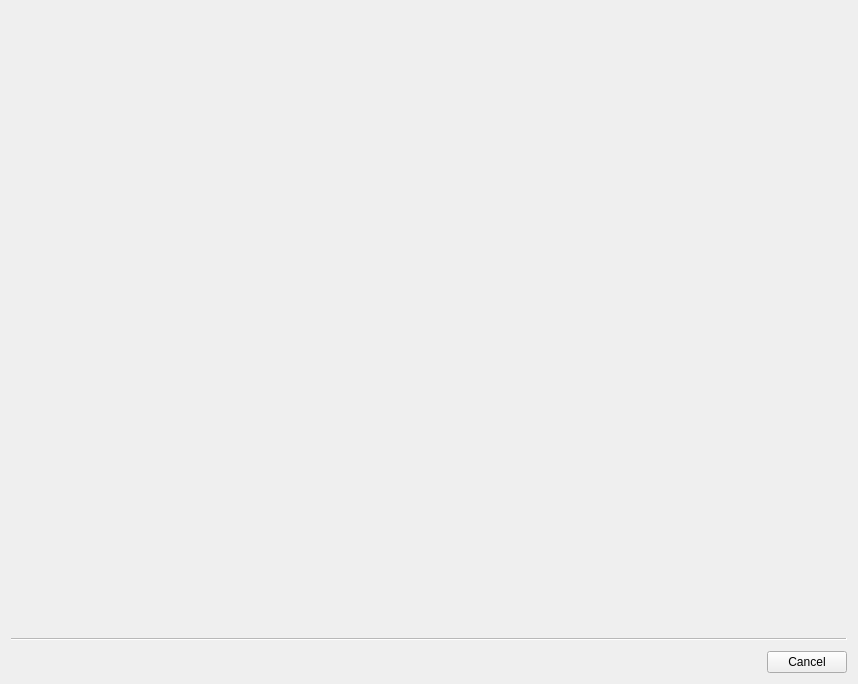
<?xml version="1.0" encoding="UTF-8"?>
<ui version="4.0">
 <class>FuelNameWizard</class>
 <widget class="QWizard" name="FuelNameWizard">
  <property name="geometry">
   <rect>
    <x>0</x>
    <y>0</y>
    <width>858</width>
    <height>684</height>
   </rect>
  </property>
  <property name="windowTitle">
   <string>Wizard</string>
  </property>
  <property name="options">
   <set>QWizard::NoBackButtonOnStartPage</set>
  </property>
 </widget>
 <resources/>
 <connections/>
</ui>
